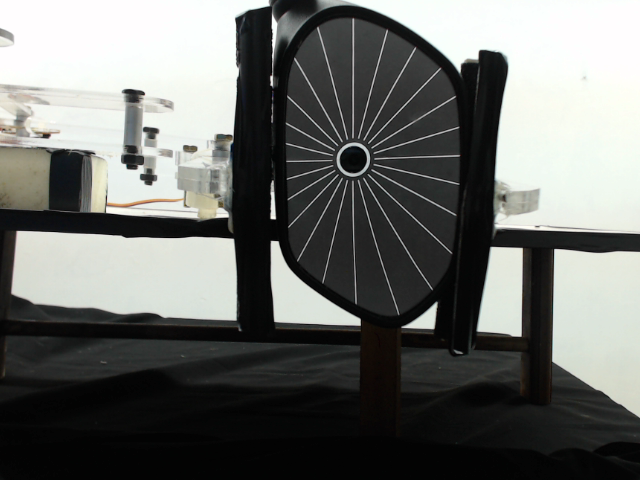
%> input picture octave_works/example.png, 640 x 480 px
$ octave main_project.m   (GNU Octave 9; MATLAB toolbox functions it lacks are replaced by stand-ins)
%> lines starting %> are read from the running program, lines starting %| are printed output that depends on the picture; in (x1, y1, x2, y2) boxes, pixels count from 0 and x2, y2 are one past the last pixel; in counts of white or black regions, pixels touching at a corner belong together; the program's own positions count from 1
### runs/addinfo.m
function addinfo(im1,im2,im3,im4,im5,im6)

[m n o] = size(im1);
if nargin < 2
    im2 = uint8(zeros(m,n,o));
    im3 = im2;
    im4 = im2;
    im5 = im2;
    im6 = im2;
elseif nargin < 3
    im2(:,:,1) = im2(:,:,1);
    im2(:,:,2) = im2(:,:,1);
    im2(:,:,3) = im2(:,:,1);
    im3 = uint8(zeros(m,n,o));
    im4 = im3;
    im5 = im3;
    im6 = im3;
elseif nargin < 4
    im2(:,:,1) = im2(:,:,1);
    im2(:,:,2) = im2(:,:,1);
    im2(:,:,3) = im2(:,:,1);
    im3 = uint8(im3)*255;
    im3(:,:,1) = im3(:,:,1);
    im3(:,:,2) = im3(:,:,1);
    im3(:,:,3) = im3(:,:,1);
    im4 = uint8(zeros(m,n,o));
    im5 = im4;
    im6 = im4;
elseif nargin < 5
    im2(:,:,1) = im2(:,:,1);
    im2(:,:,2) = im2(:,:,1);
    im2(:,:,3) = im2(:,:,1);
    im3 = uint8(im3)*255;
    im3(:,:,1) = im3(:,:,1);
    im3(:,:,2) = im3(:,:,1);
    im3(:,:,3) = im3(:,:,1);
    im4 = uint8(im4)*255;
    im4(:,:,1) = im4(:,:,1);
    im4(:,:,2) = im4(:,:,1);
    im4(:,:,3) = im4(:,:,1);
    im5 = uint8(zeros(m,n,o));
    im6 = im5;
elseif nargin < 6
    im2(:,:,1) = im2(:,:,1);
    im2(:,:,2) = im2(:,:,1);
    im2(:,:,3) = im2(:,:,1);
    im3 = uint8(im3)*255;
    im3(:,:,1) = im3(:,:,1);
    im3(:,:,2) = im3(:,:,1);
    im3(:,:,3) = im3(:,:,1);
    im4 = uint8(im4)*255;
    im4(:,:,1) = im4(:,:,1);
    im4(:,:,2) = im4(:,:,1);
    im4(:,:,3) = im4(:,:,1);
    im5 = uint8(im5)*255;
    im5(:,:,1) = im5(:,:,1);
    im5(:,:,2) = im5(:,:,1);
    im5(:,:,3) = im5(:,:,1);
    im6 = uint8(zeros(m,n,o));
elseif nargin == 6
    im2(:,:,1) = im2(:,:,1);
    im2(:,:,2) = im2(:,:,1);
    im2(:,:,3) = im2(:,:,1);
    im3 = uint8(im3)*255;
    im3(:,:,1) = im3(:,:,1);
    im3(:,:,2) = im3(:,:,1);
    im3(:,:,3) = im3(:,:,1);
    im4 = uint8(im4)*255;
    im4(:,:,1) = im4(:,:,1);
    im4(:,:,2) = im4(:,:,1);
    im4(:,:,3) = im4(:,:,1);
    im5 = uint8(im5)*255;
    im5(:,:,1) = im5(:,:,1);
    im5(:,:,2) = im5(:,:,1);
    im5(:,:,3) = im5(:,:,1);
    im6 = uint8(im6)*255;
    im6(:,:,1) = im6(:,:,1);
    im6(:,:,2) = im6(:,:,1);
    im6(:,:,3) = im6(:,:,1);
end

figure(19)
imshow([im1 im2 im3;im4 im5 im6])

### runs/circle_detection.m
function [xc yc] = circle_detection(Xc,threshold)

Xc = bwareaopen(Xc,200);
[B,L] = bwboundaries(Xc,8,'noholes');
stats = regionprops(L,'Area','Centroid');

% loop over the boundaries
for k = 1:length(B)
  % obtain (X,Y) boundary coordinates corresponding to label 'k'
  boundary = B{k};
  % compute a simple estimate of the object's perimeter
  delta_sq = diff(boundary).^2;
  perimeter = sum(sqrt(sum(delta_sq,2)));
  % obtain the area calculation corresponding to label 'k'
  area = stats(k).Area;
  % compute the roundness metric
  metric = 4*pi*area/perimeter^2;
  % mark objects above the threshold with a red circle
  if metric > threshold
    centroid = stats(k).Centroid;
  end
end

xc = round(centroid(1));
yc = round(centroid(2));

### octave_works/main_project.m
close all
clear
clc

tic

%% Read Image
info = 1;	% 1 with info - 0 without info
image = imread('example.png');
%> image is the input picture: size 480x640x3 uint8; mean R, G, B 107, 108.6, 105.6

%% Image segmentation with thresholding
% Threshold ranges from 0 to 255
Qth = 80;
gray_image = rgb2gray(image);
biner_image = gray_image > Qth;
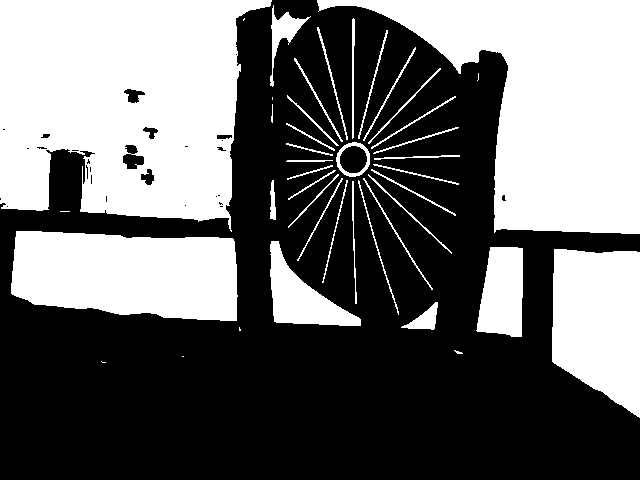
%> biner_image: size 480x640 logical; 41.8% white; 43 white regions (8 under 20 px), largest, box (x1, y1, x2, y2) and area: (0, 0, 272, 232) 47766, (317, 0, 640, 234) 38571, (11, 231, 238, 321) 17229

if info == 1
  addinfo(image,gray_image,biner_image)
end

%% Taking group of piksel ranged from AL to AU
AL = 10;
AU = 1000;
Xc = bwareaopen(biner_image,AL);
IXc = ~bwareaopen(Xc,AU);
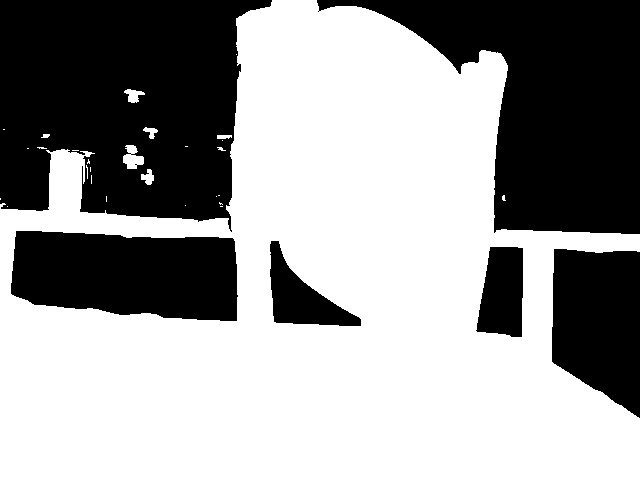
%> IXc: size 480x640 logical; 60.1% white; 6 black regions, box (x1, y1, x2, y2) and area: (0, 0, 272, 232) 47766, (317, 0, 640, 234) 38571, (11, 231, 238, 321) 17229, (552, 249, 640, 418) 12114, (476, 247, 523, 337) 3443, (270, 241, 361, 326) 3333
Xc_new = Xc& IXc;
%> Xc_new: size 480x640 logical; 2% white; 31 white regions (2 under 20 px), largest, box (x1, y1, x2, y2) and area: (270, 5, 311, 87) 829, (401, 302, 438, 330) 462, (336, 142, 370, 177) 354

if info == 1
  addinfo(image,gray_image,biner_image,Xc_new)
end

%% Detecting Circle in the image
% threshold from 0 (not circle) to 1 (perfect circle)
threshold = 0.9;
L_new = bwfill(Xc_new,'holes');
%> L_new: size 480x640 logical; 2.1% white; 31 white regions (2 under 20 px), largest, box (x1, y1, x2, y2) and area: (336, 142, 370, 177) 928, (270, 5, 311, 87) 829, (401, 302, 438, 330) 462
% xc (row) & yc (coloum)
[xc yc] = circle_detection(L_new,threshold);
%> in circle_detection, `[B,L] = bwboundaries(Xc,8,'noholes');`: L: size 480x640 double; 12 distinct labels, from 0 to 11
%> in circle_detection, `[B,L] = bwboundaries(Xc,8,'noholes');`: B = 11 boundaries; largest, box (x1, y1, x2, y2) and points: (358, 180, 399, 315) 269, (352, 18, 355, 139) 241, (317, 27, 348, 140) 227, (363, 178, 433, 290) 225, (270, 5, 311, 87) 221
%> in circle_detection, `stats = regionprops(L,'Area','Centroid');`: stats = 11 regions; largest, Area and Centroid: 928 [353.9 160.1], 829 [284 33.3], 462 [425.5 320.2], 267 [353.7 74.3], 239 [332.7 80.6]
%> the loop in circle_detection, `for k = 1:length(B)` made 11 passes
%> (perimeter, area, metric, centroid) on pass 4: (110.6, 928, 0.954, [353.9 160.1])
%> (perimeter, area, metric) on passes 1, 2, 3, 5, 6, 7: (248.2, 829, 0.169), (206.9, 206, 0.0605), (250, 239, 0.048), (241.7, 267, 0.0575), (241.2, 218, 0.0471), (301.1, 224, 0.031)
%> in circle_detection, `xc = round(centroid(1));`: xc = 354
%> in circle_detection, `yc = round(centroid(2));`: yc = 160
%> xc = 354; yc = 160

if info == 1
  addinfo(image,gray_image,biner_image,Xc_new)
  hold on
  plot(xc,yc+size(image,1),'r','markersize',5)
end

%% Just taking lines
L = bwlabel(L_new,8);
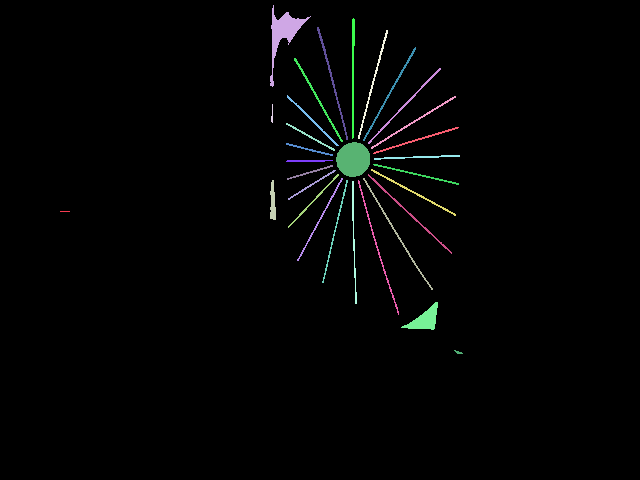
%> L: size 480x640 double; 32 distinct labels, from 0 to 31; one colour per label, 0 black
L_max = max(max(L));
%> L_max = 31
L_save = zeros(L_max,1);
ij = 1;
Length_min = 25;
rho_piksel = 3;
for i = 1:L_max
  [xi yi] = find(L==i);
  Rs = sqrt((max(xi) - min(xi)).^2 + (max(yi) - min(yi)).^2);
  % sum(sum(L==i))/Rs
  if Rs > Length_min && sum(sum(L==i))/Rs < rho_piksel
  L_save(ij) = i;
  ij = ij + 1;
  end
end
%> this loop made 31 passes
%> Rs on passes 2 to 13: 90.34, 39.32, 18.03, 55.07, 47.54, 46.01, 71.42, 47.13, 55.23, 72.86, 95.88, 93.54
%> (xi, yi, Rs) on pass 1: ([212; 212; 212; 212; 212; 212; 212; 212; 212; 212], [61; 62; 63; 64; 65; 66; 67; 68; 69; 70], 9)
%> after the loop, L_save = 31 values, max 29 at index 24, min 0 at index 25, mean 13.19

L_save = L_save(1:ij-1);
%> L_save = 24 values from 5 to 29
L_new = logical(zeros(size(L)));
for i = 1:length(L_save)
  L_new = L_new | L==L_save(i);
end
%> this loop made 24 passes
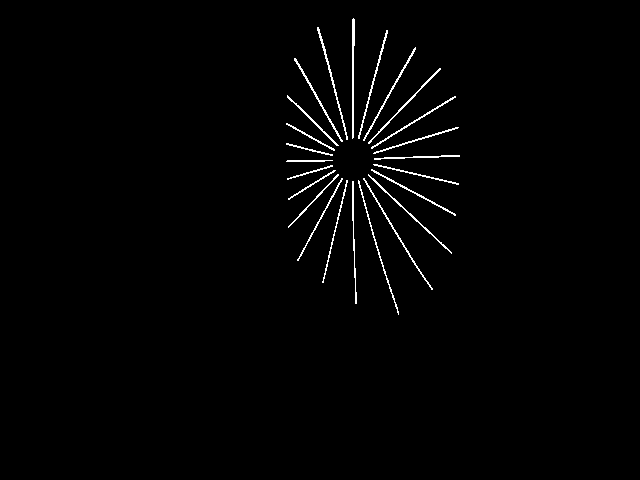
%> L_new: size 480x640 logical; 1.3% white in thin lines or dots, all inside (x1, y1, x2, y2) = (286, 18, 460, 315)
clear L

if info == 1
  addinfo(image,gray_image,biner_image,Xc_new,L_new)
  hold on
  plot(xc+size(image,2),yc+size(image,1),'r','markersize',5)
end

%% Calculation of image distortion
L = bwlabel(L_new,8);
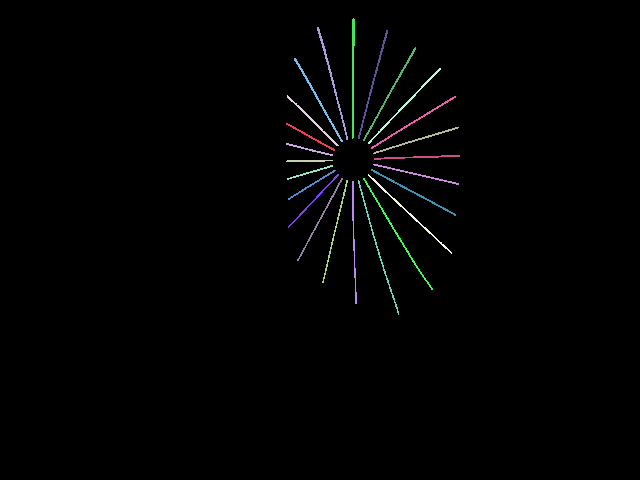
%> L: size 480x640 double; 25 distinct labels, from 0 to 24; one colour per label, 0 black
Distorsi = zeros(max(max(L)),1);
xy = zeros(max(max(L)),4);
dxy = zeros(max(max(L)),2);
count = 1;
for i = 1:max(max(L))
  [row col] = find(L==i);
  radius = sqrt((row-yc).^2 + (col-xc).^2);
  id = find(radius == max(radius));
  xy(i,:) = [xc col(id(1)) yc row(id(1))];
  grad = (yc-row(id))/(xc-col(id));
  grad = grad(1);
  constanta = yc - grad*xc;
  Distance = abs((row - grad*col - constanta)/sqrt(1+grad^2));
  id_d = Distance == max(Distance);
  id_d = find(id_d==1);
  if size(id_d,1) ~= 0
    dxy(count,1:2) = [col(id_d(1)) row(id_d(1))];
    Distorsi(count) = max(Distance)*100/max(radius);
    count = count + 1;
  end
end
%> this loop made 24 passes
%> (id, grad, constanta, id_d) on passes 1, 2, 3, 4, 5, 6, 7, 8, 9, 10, 11, 13: (1, 0.537, -30.21, 97), (1, 0.239, 75.46, 53), (1, -0.0299, 170.6, 77), (1, 0.97, -183.3, 144), (2, -0.303, 267.3, 17), (2, -0.615, 377.8, 36), (2, -1.05, 530.3, 106), (1, 1.71, -446, 189), (2, -1.8, 798.5, 145), (1, 3.67, -1138, 63), (2, -3.97, 1564.6, 160), (197, 48, -16832, 40)
%> (id, grad, constanta) on pass 12: (121, Inf, -Inf)
%> after the loop, Distorsi = 24 values, max 2.53 at index 2, min 0 at index 24, mean 1.41; dxy = 24 rows, first 12: [330 149; 313 152; 325 162; 337 146; 297 176; 306 188; 334 179; 338 136; 339 184; 326 50; 347 181; 353 221]; xy = 24 rows, first 8: [354 287 160 124; 354 287 160 144; 354 287 160 162; 354 288 160 96; 354 288 160 180; 354 289 160 200; 354 289 160 228; 354 295 160 59]
Distorsi = Distorsi(1:count-1);
%> Distorsi = 23 values, max 2.53 at index 2, min 0.976 at index 15, mean 1.47
dxy = dxy(1:count-1,:);
%> dxy = 23 rows, first 12: [330 149; 313 152; 325 162; 337 146; 297 176; 306 188; 334 179; 338 136; 339 184; 326 50; 347 181; 353 221]

if info == 1
  addinfo(image,gray_image,biner_image,Xc_new,L_new,L_new)
  hold on
  plot(xc+size(image,2),yc+size(image,1),'r','markersize',5)
  for i = 1:size(xy,1)
      plot(xy(i,1:2)+2*size(image,2),xy(i,3:4)+size(image,1),'g')
  end
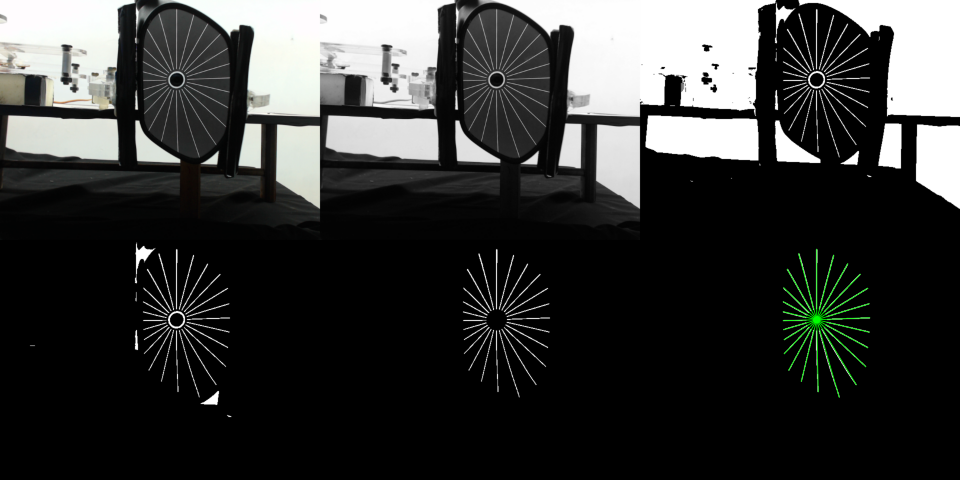
%> figure redrawn from the program's plot data; shown at 1/2 size
end

%% Show Image
figure
imshow(image)
hold on
plot(dxy(:,1),dxy(:,2),'r.')
for i = 1:size(xy,1)
  plot(xy(i,1:2),xy(i,3:4),'g')
end

%% Show Distortion Factor
text(35*1,35*1,'Distortion Factor', ...
  'FontSize',18,'Color',[0 100 255]/255)
text(35*1,(35*1)+25,num2str(max(Distorsi)), ...
  'FontSize',18,'Color',[0 100 255]/255)
toc

if max(Distorsi) < 7
  text(35*1,35*1+50,'Sesuai Standar', ...
    'FontSize',18,'Color',[255 0 0]/255)
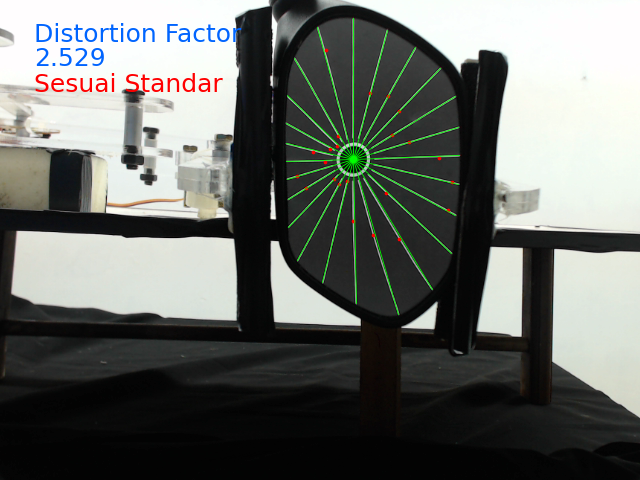
%> figure redrawn from the program's plot data
else
  text(35*1,35*1+50,'Tidak Sesuai Standar', ...
    'FontSize',18,'Color',[255 0 0]/255)
end
